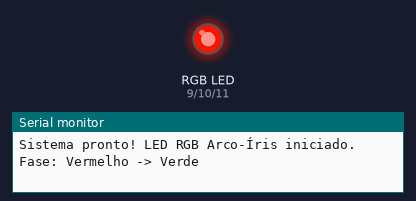
Bench run of a sketch on a simulated Arduino Uno, built with avr-gcc and run on an emulated ATmega328P. Parts: an RGB LED mixed from three pins (HIGH = lit), the last lines printed to the serial monitor. Dim RGB values are drawn brighter than linear.

Above: at 0.05 s.
At 0.2 s:
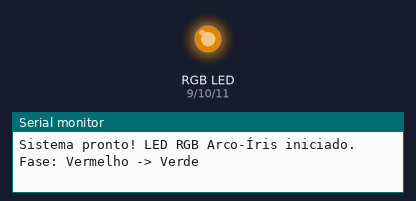
At 0.4 s:
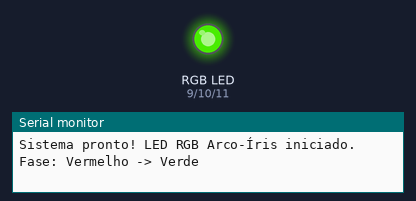
At 0.75 s:
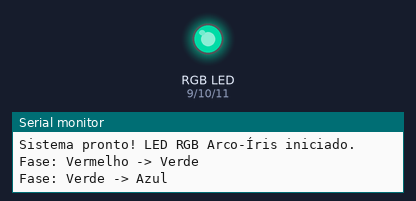
At 1.1 s:
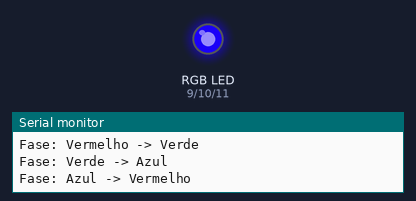
At 1.45 s:
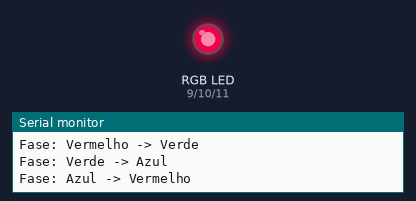
Timing chart, 0 to 3.6 s (numbered marks = the images above):
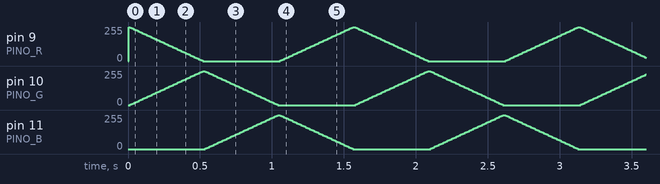

The sketch:

p13_led_rgb_arco_iris.ino
```cpp
/*
 * Projeto 13: LED RGB Arco-Íris
 * O que faz: Faz um LED RGB percorrer suavemente todas as cores do arco-íris usando 3 pinos PWM.
 * Ligações: D9 (Vermelho R), D10 (Verde G), D11 (Azul B), todos via resistor de 220 Ω; Comum no GND
 * Bibliotecas: Nenhuma biblioteca extra
 * Material: 80 Projetos Arduino
 */

const byte PINO_R = 9;  // Canal Vermelho (PWM)
const byte PINO_G = 10; // Canal Verde (PWM)
const byte PINO_B = 11; // Canal Azul (PWM)

const bool LED_ANODO_COMUM = false; // AJUSTE AQUI: mude para true se a perna longa for no 5V
const unsigned int PASSO_ATRASO_MS = 10; // AJUSTE AQUI: velocidade da transição

void definirCor(byte r, byte g, byte b) {
  if (LED_ANODO_COMUM) {
    r = 255 - r;
    g = 255 - g;
    b = 255 - b;
  }
  analogWrite(PINO_R, r);
  analogWrite(PINO_G, g);
  analogWrite(PINO_B, b);
}

void setup() {
  Serial.begin(9600);
  pinMode(PINO_R, OUTPUT);
  pinMode(PINO_G, OUTPUT);
  pinMode(PINO_B, OUTPUT);
  Serial.println(F("Sistema pronto! LED RGB Arco-Íris iniciado."));
}

void loop() {
  Serial.println(F("Fase: Vermelho -> Verde"));
  for (int i = 0; i <= 255; i += 5) {
    definirCor(255 - i, i, 0);
    delay(PASSO_ATRASO_MS);
  }

  Serial.println(F("Fase: Verde -> Azul"));
  for (int i = 0; i <= 255; i += 5) {
    definirCor(0, 255 - i, i);
    delay(PASSO_ATRASO_MS);
  }

  Serial.println(F("Fase: Azul -> Vermelho"));
  for (int i = 0; i <= 255; i += 5) {
    definirCor(i, 0, 255 - i);
    delay(PASSO_ATRASO_MS);
  }
}
```
